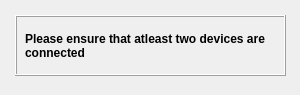
<?xml version="1.0" encoding="UTF-8"?>
<ui version="4.0">
 <class>Form</class>
 <widget class="QWidget" name="Form">
  <property name="geometry">
   <rect>
    <x>0</x>
    <y>0</y>
    <width>300</width>
    <height>95</height>
   </rect>
  </property>
  <property name="minimumSize">
   <size>
    <width>300</width>
    <height>95</height>
   </size>
  </property>
  <property name="maximumSize">
   <size>
    <width>300</width>
    <height>95</height>
   </size>
  </property>
  <property name="windowTitle">
   <string>Form</string>
  </property>
  <widget class="QFrame" name="frame">
   <property name="geometry">
    <rect>
     <x>15</x>
     <y>15</y>
     <width>271</width>
     <height>61</height>
    </rect>
   </property>
   <property name="frameShape">
    <enum>QFrame::Box</enum>
   </property>
   <property name="frameShadow">
    <enum>QFrame::Raised</enum>
   </property>
   <widget class="QLabel" name="label">
    <property name="geometry">
     <rect>
      <x>10</x>
      <y>0</y>
      <width>251</width>
      <height>61</height>
     </rect>
    </property>
    <property name="font">
     <font>
      <weight>75</weight>
      <bold>true</bold>
     </font>
    </property>
    <property name="text">
     <string>Please ensure that atleast two devices are connected</string>
    </property>
    <property name="wordWrap">
     <bool>true</bool>
    </property>
   </widget>
  </widget>
 </widget>
 <resources/>
 <connections/>
</ui>
